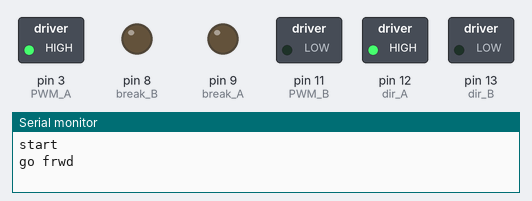
A sketch run on a simulated Arduino Uno, built with avr-gcc and run on an emulated ATmega328P. Shown: switched loads named in the sketch (green lamp = pin HIGH), output pins drawn as LEDs (lit = HIGH), the last lines printed to the serial monitor.

Above: at 2.0 s.
At 6.0 s:
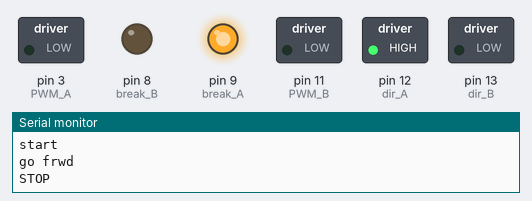
At 10.0 s:
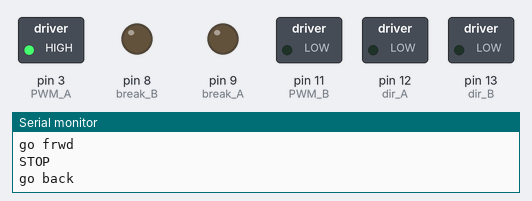
At 14.0 s:
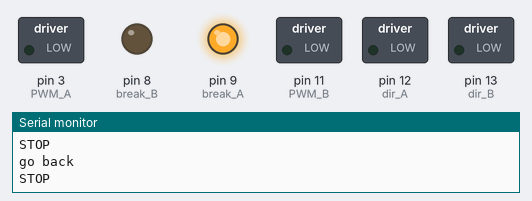
Timing chart, 0 to 20.8 s (numbered marks = the images above):
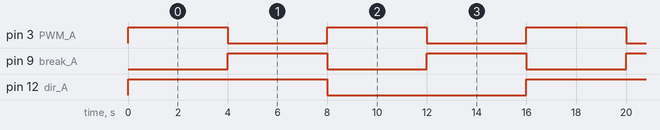

The sketch:

Scottpabyggnad.ino
```cpp
//
// Created by trevl on 2017-05-16.
//

#ifndef DUEIO_POBYGGNADMOTOR_H
#define DUEIO_POBYGGNADMOTOR_H

/*
Function    Ch.A  Ch.B
Direction   D12   D13
PWM         D3    D11
Brake       D9    D8
Curr.sns    A0    A1

Puls w.     D10
Int. high   D7
Int. low    D6
*/

#include <Arduino.h>


#define break_A 9
#define break_B 8
#define PWM_A 3
#define PWM_B 11
#define dir_A 12
#define dir_B 13

void setup() {
  pinMode(break_A, OUTPUT);
  pinMode(break_B, OUTPUT);
  pinMode(PWM_A, OUTPUT);
  pinMode(PWM_B, OUTPUT);
  pinMode(dir_A, OUTPUT);
  pinMode(dir_B, OUTPUT);

  digitalWrite(break_A, LOW);
  digitalWrite(break_B, LOW);
  Serial.begin(115200);
}


/*
pinMode(pb1, INPUT_PULLUP);
attachInterrupt(digitalPinToInterrupt(pb1), pb1_handler, FALLING);
pinMode(pb2, INPUT_PULLUP);
attachInterrupt(digitalPinToInterrupt(pb2), pb2_handler, FALLING);

pinMode(width_pin, OUTPUT);
servo_stop();
*/


#define width_pin 5
#define width_stop 110
#define width_left 80
#define width_right 180

#define pb1 2
#define pb2 3

typedef enum {
  stopped = 0,
  left = 1,
  right = 2,
  max_left = 3,
  max_right = 4
} state_t;

volatile state_t servo_state = stopped;

void servo_stop() {
  analogWrite(width_pin, width_stop);
  servo_state = stopped;
}

void servo_right() {
  analogWrite(width_pin, width_right);
  servo_state = right;
}

void servo_left() {
  analogWrite(width_pin, width_left);
  servo_state = left;
}

void pb1_handler() {
  servo_stop();
  servo_state = max_left;
}

void pb2_handler() {
  servo_stop();
  servo_state = max_right;
}


void loop() {

  Serial.println("start");
  Serial.println("go frwd");

  //go frwd.
  digitalWrite(break_A, LOW);
  digitalWrite(dir_A,HIGH);

  analogWrite(dir_A, 255);
  digitalWrite(PWM_A,HIGH);
  //go forward for 4 s.
  delay(4000);

  Serial.println("STOP");
  digitalWrite(break_A, HIGH);
  digitalWrite(PWM_A,LOW);
  delay(4000);

  Serial.println("go back");
  //go back.
  digitalWrite(break_A, LOW);
  digitalWrite(dir_A,LOW);
  digitalWrite(PWM_A,HIGH);
  analogWrite(dir_A, 0);
  //go back for 4 s.
  delay(4000);

  Serial.println("STOP");
  digitalWrite(break_A, HIGH);
  digitalWrite(PWM_A,LOW);
  delay(4000);

//  // 1
//  digitalWrite(dir_A, LOW);
//  digitalWrite(PWM_A, HIGH);
//  delay(2);
//  // 2
//  digitalWrite(dir_B, HIGH);
//  digitalWrite(PWM_B, HIGH);
//  delay(2);
//  // 3
//  digitalWrite(dir_A, HIGH);
//  digitalWrite(PWM_A, HIGH);
//  delay(2);
//  // 4
//  digitalWrite(dir_B, LOW);
//  digitalWrite(PWM_B, HIGH);
//  delay(2);


  /*
  switch(servo_state) {
    case stopped:
    Serial.println("Servo stopped, starting...");
    servo_left();
    break;
    case max_left:
    Serial.println("Servo max left, going right...");
    servo_right();
    break;
    case max_right:
    Serial.println("Servo max right, going left...");
    servo_left();
    break;
    default:
    break;
    }
    */


}

#endif //DUEIO_POBYGGNADMOTOR_H
```

Measured:
- by itself, pin 3 (PWM_A), pin 9 (break_A): alternates HIGH for 4.0 s and LOW for 4.0 s
- by itself, pin 12 (dir_A): alternates HIGH for 8.0 s and LOW for 8.0 s
- by itself, everything shown: repeats every 16.0 s, in 4 steps
